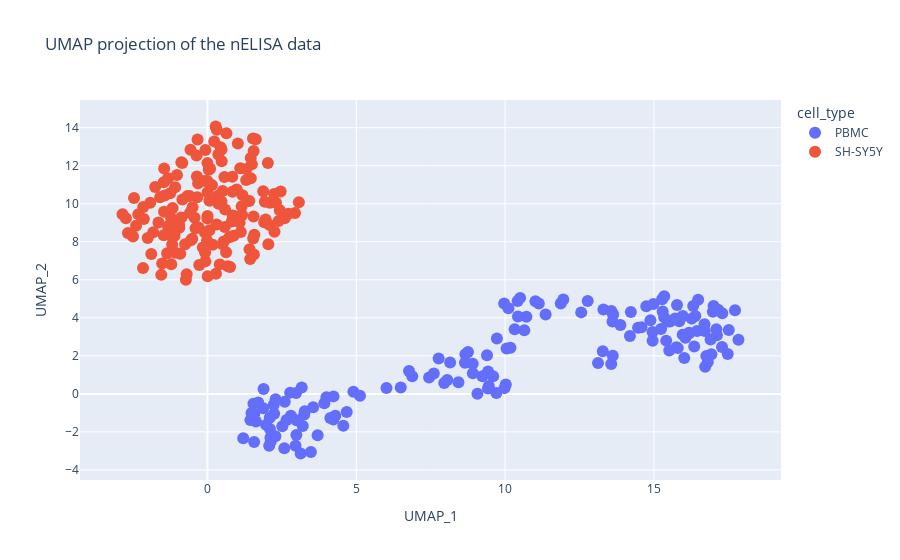
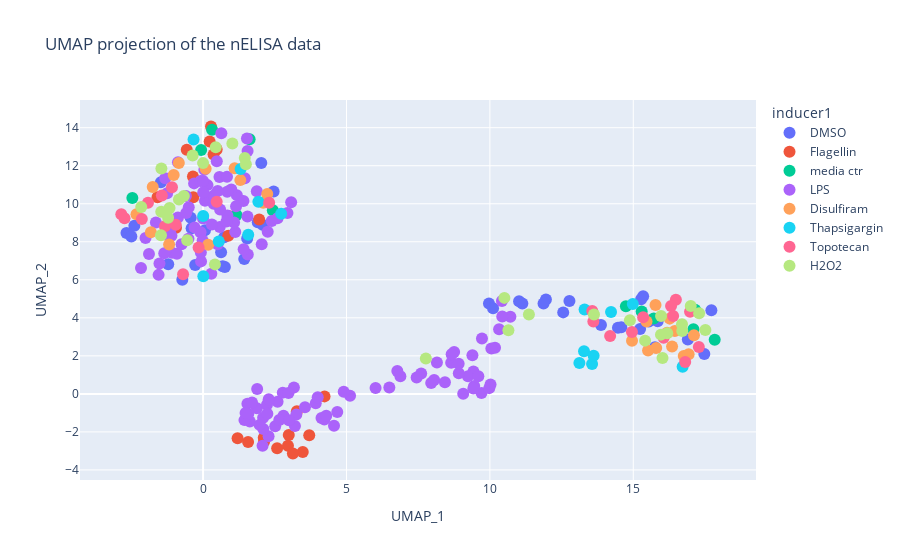
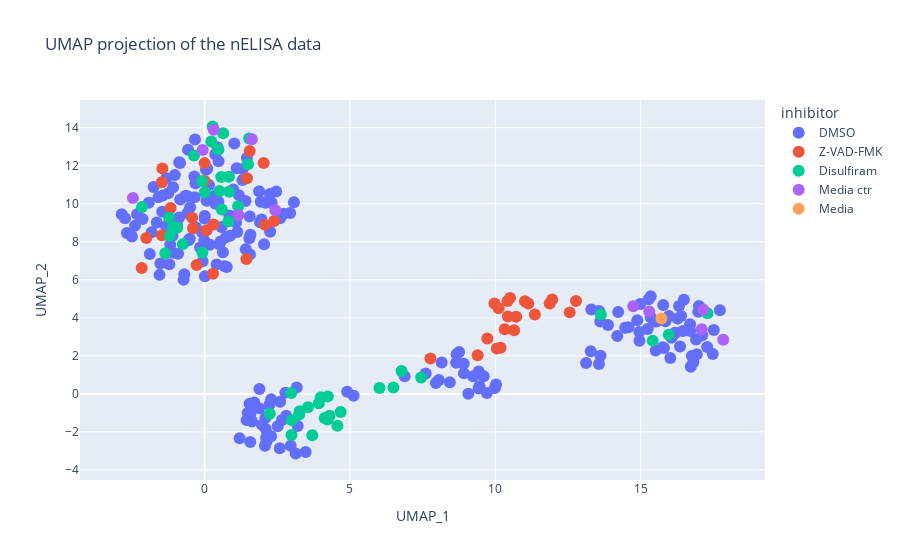
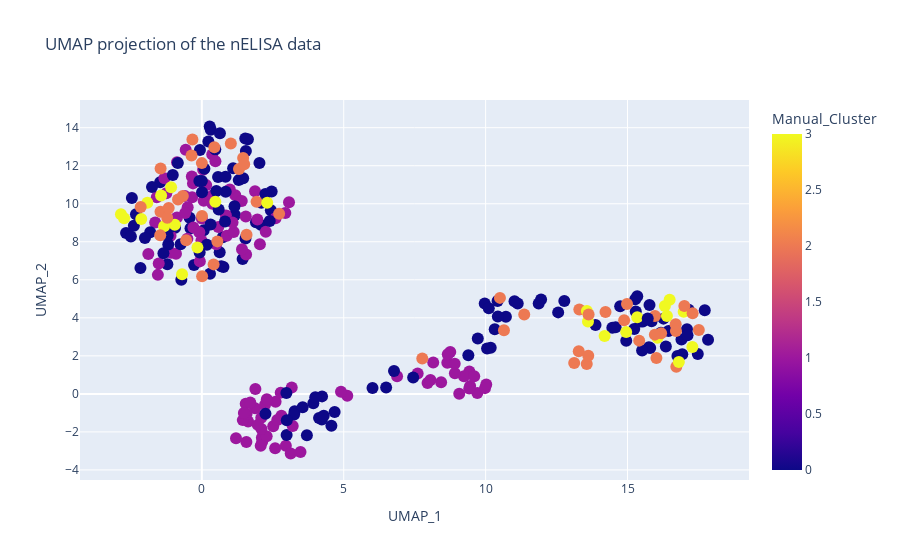

Notebook code for these charts, in order:
### Code cell
nELISA_plate_430420 = nELISA_plate_430420[
    nELISA_plate_430420.columns.drop(list(nELISA_plate_430420.filter(regex="pgML")))
]

col_list = [
    "cell_type",
    "inducer1",
    "inhibitor",
    "Manual_Cluster",
    "Function",
]

for col in col_list:
    umap_graph(
        nELISA_plate_430420,
        f"{col}",
        f"./figures/nELISA_Normalized_UMAP_{col}",
    )

### Figure 1 — Plotly figure (JSON) as saved in the notebook; plotly's stock layout.template omitted (floating-point values rounded to 4 significant figures; data arrays with more than 128 entries replaced by an {"elided": "..."} marker saying what was removed)
{"data": [{"hovertemplate": "cell_type=PBMC<br>umap_1=%{x}<br>umap_2=%{y}<extra></extra>", "legendgroup": "PBMC", "marker": {"color": "#636efa", "size": 12, "symbol": "circle"}, "mode": "markers", "name": "PBMC", "orientation": "v", "showlegend": true, "type": "scatter", "x": {"elided": "154 float values"}, "xaxis": "x", "y": {"elided": "154 float values"}, "yaxis": "y"}, {"hovertemplate": "cell_type=SH-SY5Y<br>umap_1=%{x}<br>umap_2=%{y}<extra></extra>", "legendgroup": "SH-SY5Y", "marker": {"color": "#EF553B", "size": 12, "symbol": "circle"}, "mode": "markers", "name": "SH-SY5Y", "orientation": "v", "showlegend": true, "type": "scatter", "x": {"elided": "154 float values"}, "xaxis": "x", "y": {"elided": "154 float values"}, "yaxis": "y"}], "layout": {"legend": {"title": {"text": "cell_type"}, "tracegroupgap": 0}, "title": {"text": "UMAP projection of the nELISA data"}, "xaxis": {"anchor": "y", "domain": [0, 1], "title": {"text": "UMAP_1"}}, "yaxis": {"anchor": "x", "domain": [0, 1], "title": {"text": "UMAP_2"}}}}

### Figure 2 — Plotly figure (JSON) as saved in the notebook; plotly's stock layout.template omitted (floating-point values rounded to 4 significant figures; data arrays with more than 128 entries replaced by an {"elided": "..."} marker saying what was removed)
{"data": [{"hovertemplate": "inducer1=DMSO<br>umap_1=%{x}<br>umap_2=%{y}<extra></extra>", "legendgroup": "DMSO", "marker": {"color": "#636efa", "size": 12, "symbol": "circle"}, "mode": "markers", "name": "DMSO", "orientation": "v", "showlegend": true, "type": "scatter", "x": [16.9, 15.75, 13.87, 15.85, 17.48, 15.24, 15.34, 14.47, 17.72, 15.27, 15.54, 14.58, 2.46, 0.7611, 0.6865, -2.395, 1.538, -1.214, -0.7232, -2.67, 1.907, 0.7363, -2.5, 0.6286, 11.13, 12.56, 11.02, 11.95, 9.968, 12.77, 10.11, 11.87, 0.06639, 2.03, 2.079, -0.2749, 1.437, -0.3992, -0.4299, -1.47], "xaxis": "x", "y": [2.866, 2.449, 3.625, 3.817, 2.094, 3.416, 5.131, 3.482, 4.403, 4.979, 3.801, 3.507, 10.65, 6.672, 6.715, 8.841, 8.178, 6.823, 5.998, 8.466, 9.021, 8.238, 8.284, 7.455, 4.751, 4.287, 4.876, 4.962, 4.753, 4.884, 4.509, 4.754, 8.605, 12.14, 8.889, 6.779, 7.092, 8.711, 9.269, 11.13], "yaxis": "y"}, {"hovertemplate": "inducer1=Flagellin<br>umap_1=%{x}<br>umap_2=%{y}<extra></extra>", "legendgroup": "Flagellin", "marker": {"color": "#EF553B", "size": 12, "symbol": "circle"}, "mode": "markers", "name": "Flagellin", "orientation": "v", "showlegend": true, "type": "scatter", "x": [3.476, 2.129, 1.57, 1.204, 2.96, 1.957, 0.9202, 0.3664, -0.5684, 2.116, 3.132, 2.583, -1.588, -0.3421, 0.8793, -0.3525, 4.236, 2.988, 3.271, 3.702, 0.2773, -0.9442, 0.4749, 0.2293], "xaxis": "x", "y": [-3.063, -2.509, -2.526, -2.337, -2.731, 9.174, 9.344, 12.59, 12.84, -2.313, -3.136, -2.862, 10.34, 10.34, 8.315, 11.44, -0.1318, -2.165, -0.9143, -2.176, 14.06, 8.739, 12.85, 13.28], "yaxis": "y"}, {"hovertemplate": "inducer1=media ctr<br>umap_1=%{x}<br>umap_2=%{y}<extra></extra>", "legendgroup": "media ctr", "marker": {"color": "#00cc96", "size": 12, "symbol": "circle"}, "mode": "markers", "name": "media ctr", "orientation": "v", "showlegend": true, "type": "scatter", "x": [1.624, 1.167, 17.84, 17.16, 14.74, 17.1, 15.29, 2.432, -2.465, -0.06715, 0.3151, 15.71], "xaxis": "x", "y": [13.39, 9.405, 2.851, 4.421, 4.606, 3.394, 4.331, 9.659, 10.31, 12.83, 13.89, 3.959], "yaxis": "y"}, {"hovertemplate": "inducer1=LPS<br>umap_1=%{x}<br>umap_2=%{y}<extra></extra>", "legendgroup": "LPS", "marker": {"color": "#ab63fa", "size": 12, "symbol": "circle"}, "mode": "markers", "name": "LPS", "orientation": "v", "showlegend": true, "type": "scatter", "x": {"elided": "136 float values"}, "xaxis": "x", "y": {"elided": "136 float values"}, "yaxis": "y"}, {"hovertemplate": "inducer1=Disulfiram<br>umap_1=%{x}<br>umap_2=%{y}<extra></extra>", "legendgroup": "Disulfiram", "marker": {"color": "#FFA15A", "size": 12, "symbol": "circle"}, "mode": "markers", "name": "Disulfiram", "orientation": "v", "showlegend": true, "type": "scatter", "x": [16.76, 16.18, 14.96, 16.45, 2.238, 0.1795, 2.097, 1.299, 17.12, 16.35, 16.93, 16.27, -1.82, -2.321, 1.102, -1.024, 15.8, 15.46, 15.78, -1.755, -1.184, 0.09006, -0.8455, 15.52], "xaxis": "x", "y": [1.994, 3.219, 2.79, 3.302, 10.52, 7.843, 10.06, 11.24, 3.089, 2.495, 2.081, 3.958, 8.498, 9.443, 11.86, 11.51, 2.41, 3.805, 4.675, 10.89, 7.851, 11.84, 12.14, 2.279], "yaxis": "y"}, {"hovertemplate": "inducer1=Thapsigargin<br>umap_1=%{x}<br>umap_2=%{y}<extra></extra>", "legendgroup": "Thapsigargin", "marker": {"color": "#19d3f3", "size": 12, "symbol": "circle"}, "mode": "markers", "name": "Thapsigargin", "orientation": "v", "showlegend": true, "type": "scatter", "x": [13.3, 14.22, 16.72, 14.98, 1.929, 0.5476, -0.3316, 2.723, 13.28, 13.56, 13.12, 13.62, 1.309, 0.004697, 0.00924, 1.575], "xaxis": "x", "y": [4.434, 4.302, 1.427, 4.727, 10.1, 8.021, 13.38, 9.475, 2.24, 1.572, 1.621, 2.003, 11.83, 9.351, 6.193, 8.375], "yaxis": "y"}, {"hovertemplate": "inducer1=Topotecan<br>umap_1=%{x}<br>umap_2=%{y}<extra></extra>", "legendgroup": "Topotecan", "marker": {"color": "#FF6692", "size": 12, "symbol": "circle"}, "mode": "markers", "name": "Topotecan", "orientation": "v", "showlegend": true, "type": "scatter", "x": [16.81, 13.57, 15.34, 16.98, -0.9519, 2.304, -2.739, 0.4755, 17.29, 16.49, 16.06, 16.32, -1.084, -1.436, -2.135, -1.92, 13.61, 16.39, 14.19, 14.95, -0.1548, -2.851, -0.6967, -1.33], "xaxis": "x", "y": [1.679, 4.364, 4.035, 4.316, 8.895, 10.05, 9.24, 10.1, 2.465, 4.955, 2.95, 4.617, 10.87, 10.44, 9.204, 10.05, 3.806, 4.097, 3.046, 3.255, 7.7, 9.452, 6.297, 8.818], "yaxis": "y"}, {"hovertemplate": "inducer1=H2O2<br>umap_1=%{x}<br>umap_2=%{y}<extra></extra>", "legendgroup": "H2O2", "marker": {"color": "#B6E880", "size": 12, "symbol": "circle"}, "mode": "markers", "name": "H2O2", "orientation": "v", "showlegend": true, "type": "scatter", "x": [16.02, 16.7, 17.51, 16.18, 1.022, -0.6706, 0.4412, 1.455, 14.88, 15.97, 17.0, 16.71, -0.5532, 0.4143, -1.457, -0.8393, 15.41, 17.3, 13.63, 15.96, 1.493, -1.22, -2.154, -0.364, 10.65, 11.36, 7.768, 10.51, -1.467, -1.169, 0.0001825, -1.453], "xaxis": "x", "y": [1.887, 3.663, 3.354, 3.185, 13.17, 10.41, 12.97, 12.41, 3.875, 4.095, 4.62, 3.312, 8.086, 6.811, 9.574, 10.22, 2.8, 4.239, 4.181, 3.116, 12.08, 9.26, 9.829, 12.54, 3.344, 4.174, 1.864, 5.049, 8.347, 9.771, 12.14, 11.86], "yaxis": "y"}], "layout": {"legend": {"title": {"text": "inducer1"}, "tracegroupgap": 0}, "title": {"text": "UMAP projection of the nELISA data"}, "xaxis": {"anchor": "y", "domain": [0, 1], "title": {"text": "UMAP_1"}}, "yaxis": {"anchor": "x", "domain": [0, 1], "title": {"text": "UMAP_2"}}}}

### Figure 3 — Plotly figure (JSON) as saved in the notebook; plotly's stock layout.template omitted (floating-point values rounded to 4 significant figures; data arrays with more than 128 entries replaced by an {"elided": "..."} marker saying what was removed)
{"data": [{"hovertemplate": "inhibitor=DMSO<br>umap_1=%{x}<br>umap_2=%{y}<extra></extra>", "legendgroup": "DMSO", "marker": {"color": "#636efa", "size": 12, "symbol": "circle"}, "mode": "markers", "name": "DMSO", "orientation": "v", "showlegend": true, "type": "scatter", "x": {"elided": "208 float values"}, "xaxis": "x", "y": {"elided": "208 float values"}, "yaxis": "y"}, {"hovertemplate": "inhibitor=Z-VAD-FMK<br>umap_1=%{x}<br>umap_2=%{y}<extra></extra>", "legendgroup": "Z-VAD-FMK", "marker": {"color": "#EF553B", "size": 12, "symbol": "circle"}, "mode": "markers", "name": "Z-VAD-FMK", "orientation": "v", "showlegend": true, "type": "scatter", "x": [11.13, 12.56, 11.02, 11.95, 9.968, 12.77, 10.11, 11.87, 0.06639, 2.03, 2.079, -0.2749, 1.437, -0.3992, -0.4299, -1.47, 9.724, 10.18, 9.391, 10.05, 0.000625, 2.392, 1.457, 1.552, 10.32, 10.72, 10.42, 10.43, -2.006, -2.164, 0.3078, 0.2874, 10.65, 11.36, 7.768, 10.51, -1.467, -1.169, 0.0001825, -1.453], "xaxis": "x", "y": [4.751, 4.287, 4.876, 4.962, 4.753, 4.884, 4.509, 4.754, 8.605, 12.14, 8.889, 6.779, 7.092, 8.711, 9.269, 11.13, 2.916, 2.43, 2.027, 2.388, 11.2, 9.09, 11.35, 12.77, 3.395, 4.054, 4.888, 4.072, 8.205, 6.624, 8.905, 6.32, 3.344, 4.174, 1.864, 5.049, 8.347, 9.771, 12.14, 11.86], "yaxis": "y"}, {"hovertemplate": "inhibitor=Disulfiram<br>umap_1=%{x}<br>umap_2=%{y}<extra></extra>", "legendgroup": "Disulfiram", "marker": {"color": "#00cc96", "size": 12, "symbol": "circle"}, "mode": "markers", "name": "Disulfiram", "orientation": "v", "showlegend": true, "type": "scatter", "x": [4.236, 2.988, 3.271, 3.702, 0.2773, -0.9442, 0.4749, 0.2293, 6.773, 7.447, 6.015, 6.495, -1.094, -0.7497, 0.6376, 1.531, 2.241, 3.553, 4.229, 2.979, 4.68, 3.252, 4.13, 3.929, 3.998, 2.993, 4.565, 4.296, 0.8161, -0.07707, 1.151, 0.5934, -1.353, -0.08706, 0.006967, 0.5722, 0.835, 0.8409, -1.201, 0.5096, 15.41, 17.3, 13.63, 15.96, 1.493, -1.22, -2.154, -0.364], "xaxis": "x", "y": [-0.1318, -2.165, -0.9143, -2.176, 14.06, 8.739, 12.85, 13.28, 1.198, 0.866, 0.3073, 0.3315, 8.779, 7.871, 13.7, 13.43, -1.043, -0.6985, -1.351, 0.04627, -0.9541, -1.079, -1.272, -0.4986, -0.1808, -1.389, -1.679, -1.156, 9.065, 7.438, 9.868, 9.7, 7.391, 11.19, 10.6, 11.41, 11.42, 10.63, 8.316, 10.68, 2.8, 4.239, 4.181, 3.116, 12.08, 9.26, 9.829, 12.54], "yaxis": "y"}, {"hovertemplate": "inhibitor=Media ctr<br>umap_1=%{x}<br>umap_2=%{y}<extra></extra>", "legendgroup": "Media ctr", "marker": {"color": "#ab63fa", "size": 12, "symbol": "circle"}, "mode": "markers", "name": "Media ctr", "orientation": "v", "showlegend": true, "type": "scatter", "x": [1.624, 1.167, 17.84, 17.16, 14.74, 17.1, 15.29, 2.432, -2.465, -0.06715, 0.3151], "xaxis": "x", "y": [13.39, 9.405, 2.851, 4.421, 4.606, 3.394, 4.331, 9.659, 10.31, 12.83, 13.89], "yaxis": "y"}, {"hovertemplate": "inhibitor=Media<br>umap_1=%{x}<br>umap_2=%{y}<extra></extra>", "legendgroup": "Media", "marker": {"color": "#FFA15A", "size": 12, "symbol": "circle"}, "mode": "markers", "name": "Media", "orientation": "v", "showlegend": true, "type": "scatter", "x": [15.71], "xaxis": "x", "y": [3.959], "yaxis": "y"}], "layout": {"legend": {"title": {"text": "inhibitor"}, "tracegroupgap": 0}, "title": {"text": "UMAP projection of the nELISA data"}, "xaxis": {"anchor": "y", "domain": [0, 1], "title": {"text": "UMAP_1"}}, "yaxis": {"anchor": "x", "domain": [0, 1], "title": {"text": "UMAP_2"}}}}

### Figure 4 — Plotly figure (JSON) as saved in the notebook; plotly's stock layout.template omitted (floating-point values rounded to 4 significant figures; data arrays with more than 128 entries replaced by an {"elided": "..."} marker saying what was removed)
{"data": [{"hovertemplate": "umap_1=%{x}<br>umap_2=%{y}<br>Manual_Cluster=%{marker.color}<extra></extra>", "legendgroup": "", "marker": {"color": {"elided": "308 int values"}, "coloraxis": "coloraxis", "size": 12, "symbol": "circle"}, "mode": "markers", "name": "", "orientation": "v", "showlegend": false, "type": "scatter", "x": {"elided": "308 float values"}, "xaxis": "x", "y": {"elided": "308 float values"}, "yaxis": "y"}], "layout": {"coloraxis": {"colorbar": {"title": {"text": "Manual_Cluster"}}, "colorscale": [[0, "#0d0887"], [0.1111, "#46039f"], [0.2222, "#7201a8"], [0.3333, "#9c179e"], [0.4444, "#bd3786"], [0.5556, "#d8576b"], [0.6667, "#ed7953"], [0.7778, "#fb9f3a"], [0.8889, "#fdca26"], [1, "#f0f921"]]}, "legend": {"tracegroupgap": 0}, "title": {"text": "UMAP projection of the nELISA data"}, "xaxis": {"anchor": "y", "domain": [0, 1], "title": {"text": "UMAP_1"}}, "yaxis": {"anchor": "x", "domain": [0, 1], "title": {"text": "UMAP_2"}}}}
